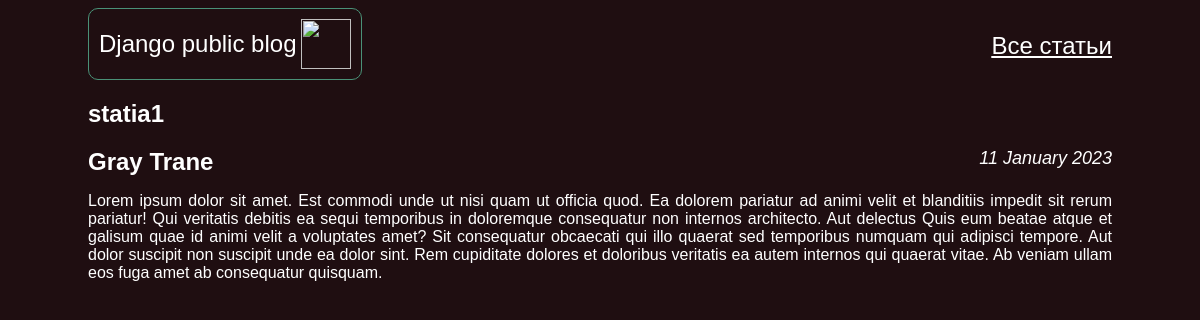
Page /article/49 on the committed database.
### articles/models.py (models this page shows, shortened)
class Article(models.Model):
    title = models.CharField(max_length=200)
    author = models.ForeignKey(User, on_delete=models.CASCADE)
    author_article = models.ForeignKey('Author', on_delete=models.SET_NULL, null=True)
    text = models.TextField()
    created_date = models.DateField(auto_now_add=True)
    date_article = models.DateField('Date create article', null=False, default='2023-01-11')

class Author(models.Model):
    first_name = models.CharField(max_length=100)
    last_name = models.CharField(max_length=100)
    date_of_birth = models.DateField(null=True, blank=True)
    date_of_death = models.DateField('Died', null=True, blank=True)

### articles/views.py (the view)
# urls.py: re_path(r'^article/(?P<article_id>\d+)$', views.get_article, name='get_article'),
def get_article(request, article_id):
    try:
        post = Article.objects.get(id=article_id)
        return render(request, 'article.html', {"post": post})
    except Article.DoesNotExist:
        raise Http404

### articles/templates/article.html (shortened to what this page needs)
<!DOCTYPE html>
<html lang="en">
<head>
    <link rel="stylesheet" type="text/css" href="{{ STATIC_URL }}/static/css/article.css">
</head>
<body>
<div class="header">
    <div id="logo_article_id">
        <p id="logo_text">Django public blog</p>
        <img src="{{ STATIC_URL }}/static/images/python.png"/>
    </div>
    <p id="all_states"><a href="http://127.0.0.1:8000/">Все статьи</a></p>
</div>
<div class="archive">
    <div class="one-post">
        <h2 class="post-title-article">{{ post.title }}</h2>
        <div class="article-info">
            <div class="article-author">{{ post.author_article.last_name}} {{ post.author_article.first_name}}</div>
            <div class="article-created-date">{{ post.date_article|date:"j F Y"|title }}</div>
        </div>
        <p class="article-text">{{ post.text }}</p>
    </div>
</div>
</body>
</html>

### articles/static/css/article.css (style rules this page uses)
body { background: #1f0e11; font-family: Tahoma, Arial, sans-serif; color: #ffffff; width: 1024px; margin-left: auto; margin-right: auto; }
#logo_article_id { display: inline-block; padding: 10px; border: 1px solid #4a9177; text-align: center; border-radius: 10px; }
#all_states { float:right; }
#logo_text { display: inline-block; margin: 0; font-size: 24px; vertical-align: middle; }
#logo_article_id img { display: inline-block; width: 50px; height: 50px; vertical-align: middle; }
.header img { display: inline-block; width: 30px; margin-left: auto; margin-right: auto; }
#all_states { text-decoration: underline; font-size: 24px; vertical-align: middle; }
.article-info div { display: inline-block; vertical-align: middle; }
.article-created-date { float: right; font-size: 18px; font-style: italic; }
.article-author { font-size: 24px; font-weight: bold; }
a { color: white; }
.article-text { text-align: justify; width: 1024px; }

### rows in the picture
Article: title "statia1", author_article.last_name "Gray", author_article.first_name "Trane", date_article "11 January 2023", text "Lorem ipsum dolor sit amet. Est commodi unde ut nisi quam ut officia quod. Ea dolorem pariatur ad animi velit et blanditiis impedit sit rerum pariatur! Qui veritatis debitis ea sequi temporibus in doloremque consequatur non internos architecto. Aut delectus Quis eum beatae atque et galisum quae id animi velit a voluptates amet? Sit consequatur obcaecati qui illo quaerat sed temporibus numquam qui adipisci tempore. Aut dolor suscipit non suscipit unde ea dolor sint. Rem cupiditate dolores et doloribus veritatis ea autem internos qui quaerat vitae. Ab veniam ullam eos fuga amet ab consequatur quisquam."
